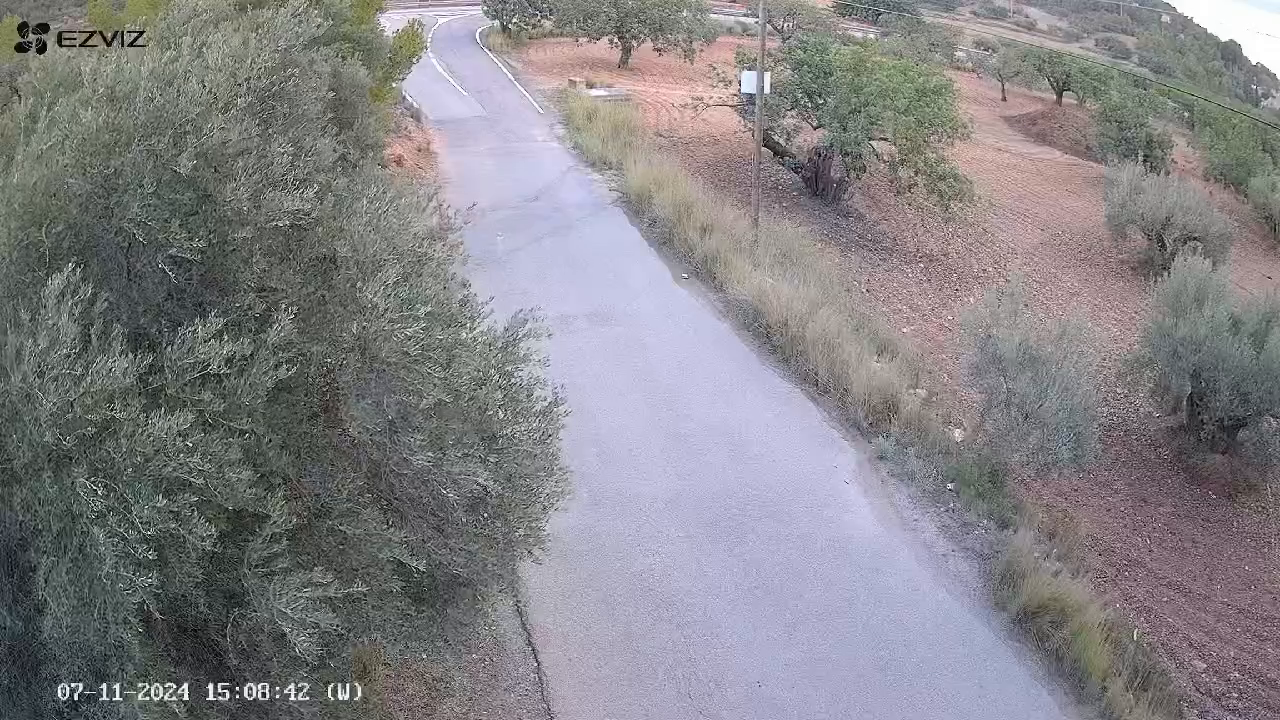
#> input picture frame 12 of pasauncarro.mp4, 1280 x 720 px
$ python areavideo.py
#> lines starting #> are read from the running program, lines starting #| are printed output that depends on the picture; after the words box and inside, x2 and y2 are one past the last pixel; in counts of white or black regions, pixels touching at a corner belong together
import cv2
import numpy as np

cap = cv2.VideoCapture('pasauncarro.mp4')#puedes cambiar por un video que desee pero tienes que ajustar las coordenadas de la linea 33

if not cap.isOpened():
    print("Error: Could not open video.")
    exit()

fgbg = cv2.bgsegm.createBackgroundSubtractorMOG()
kernel = cv2.getStructuringElement(cv2.MORPH_ELLIPSE, (3, 3))

while True:
    ret, frame = cap.read()
#> frame is the input picture: shape (720, 1280, 3); mean B, G, R 134.8, 131.2, 133
    if not ret:
        print("Error: Could not read frame.")
        break

    gray = cv2.cvtColor(frame, cv2.COLOR_BGR2GRAY)
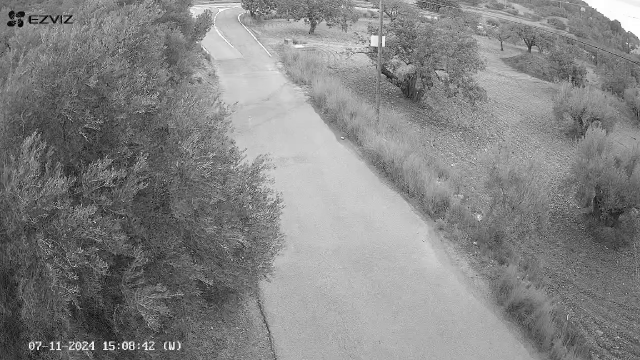
#> gray: shape (720, 1280) (shown at 1/2 size); min 0, max 255, mean 132.1

    # Dibujamos un rectángulo en frame, para señalar el estado
    # del área en análisis (movimiento detectado o no detectado)
    cv2.rectangle(frame, (0, 0), (frame.shape[1], 40), (0, 0, 0), -1)
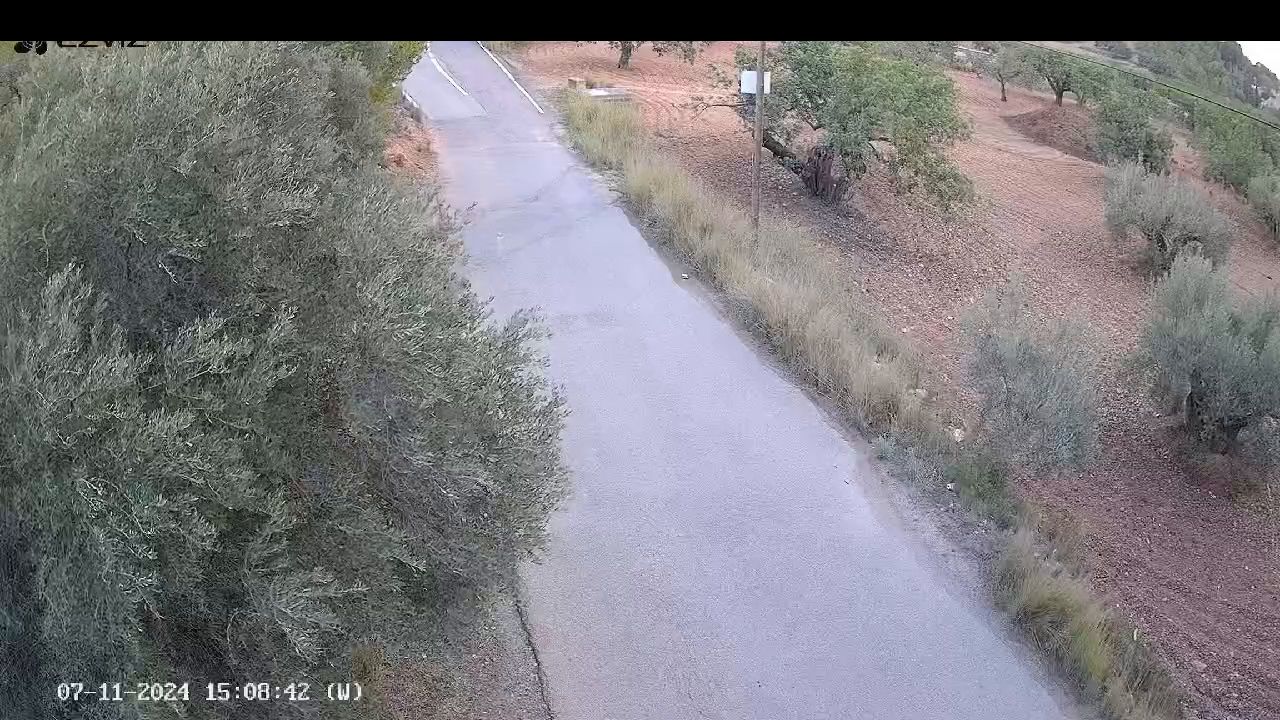
#> frame: shape (720, 1280, 3); 5.69% of pixels changed, all inside (x1, y1, x2, y2) = (0, 0, 1280, 41)
    color = (0, 255, 0)
    texto_estado = "Estado: No se ha detectado movimiento"

    # Especificamos los puntos extremos del área a analizar
    area_pts = np.array([[400, 320], [750, 320], [1200, frame.shape[0]], [500, frame.shape[0]]])

    # Con ayuda de una imagen auxiliar, determinamos el área
    # sobre la cual actuará el detector de movimiento
    imAux = np.zeros(shape=(frame.shape[:2]), dtype=np.uint8)
    imAux = cv2.drawContours(imAux, [area_pts], -1, (255), -1)
    image_area = cv2.bitwise_and(gray, gray, mask=imAux)
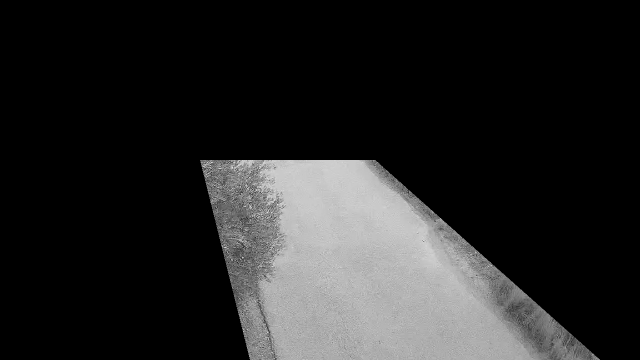
#> image_area: shape (720, 1280) (shown at 1/2 size); min 0, max 255, mean 37.5

    # Obtendremos la imagen binaria donde la región en blanco representa
    # la existencia de movimiento
    fgmask = fgbg.apply(image_area)
#> fgmask: shape (720, 1280); every value is 0
    fgmask = cv2.morphologyEx(fgmask, cv2.MORPH_OPEN, kernel)
    fgmask = cv2.dilate(fgmask, None, iterations=2)

    # Encontramos los contornos presentes en fgmask, para luego basándonos
    # en su área poder determina si existe movimiento
    cnts = cv2.findContours(fgmask, cv2.RETR_EXTERNAL, cv2.CHAIN_APPROX_SIMPLE)[0]
#> cnts = []
    for cnt in cnts:
        if cv2.contourArea(cnt) > 500:
            x, y, w, h = cv2.boundingRect(cnt)
            cv2.rectangle(frame, (x, y), (x + w, y + h), (0, 255, 0), 2)
            texto_estado = "Estado: Alerta Movimiento Detectado!"
            color = (0, 0, 255)
#> this loop made 0 passes

    # Visualizamos el alrededor del área que vamos a analizar
    # y el estado de la detección de movimiento
    cv2.drawContours(frame, [area_pts], -1, color, 2)
    cv2.putText(frame, texto_estado, (10, 30),
                cv2.FONT_HERSHEY_SIMPLEX, 1, color, 2)
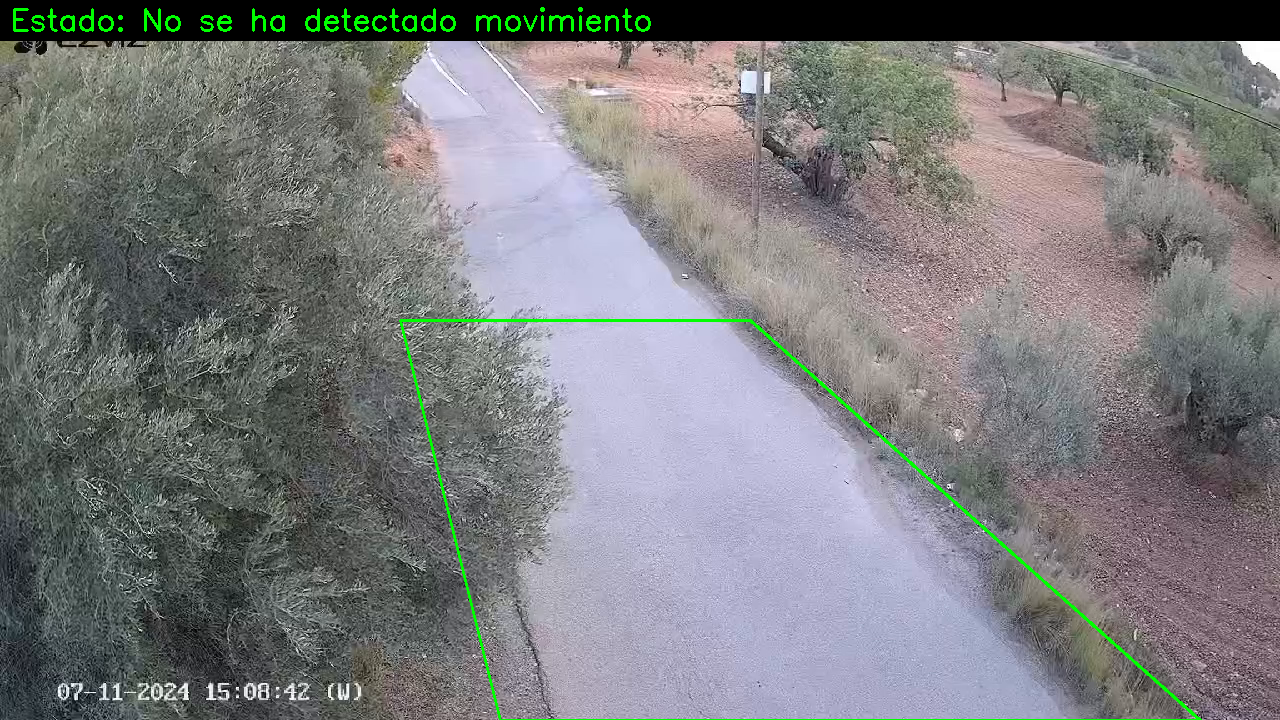
#> frame: shape (720, 1280, 3); mean B, G, R 126, 124.6, 123.9

    cv2.imshow('fgmask', fgmask)
    cv2.imshow("frame", frame)

    k = cv2.waitKey(30) & 0xFF
#> (key Esc is pressed here)
    if k == 27:
        break

cap.release()
cv2.destroyAllWindows()

$ run again, starting later in the video
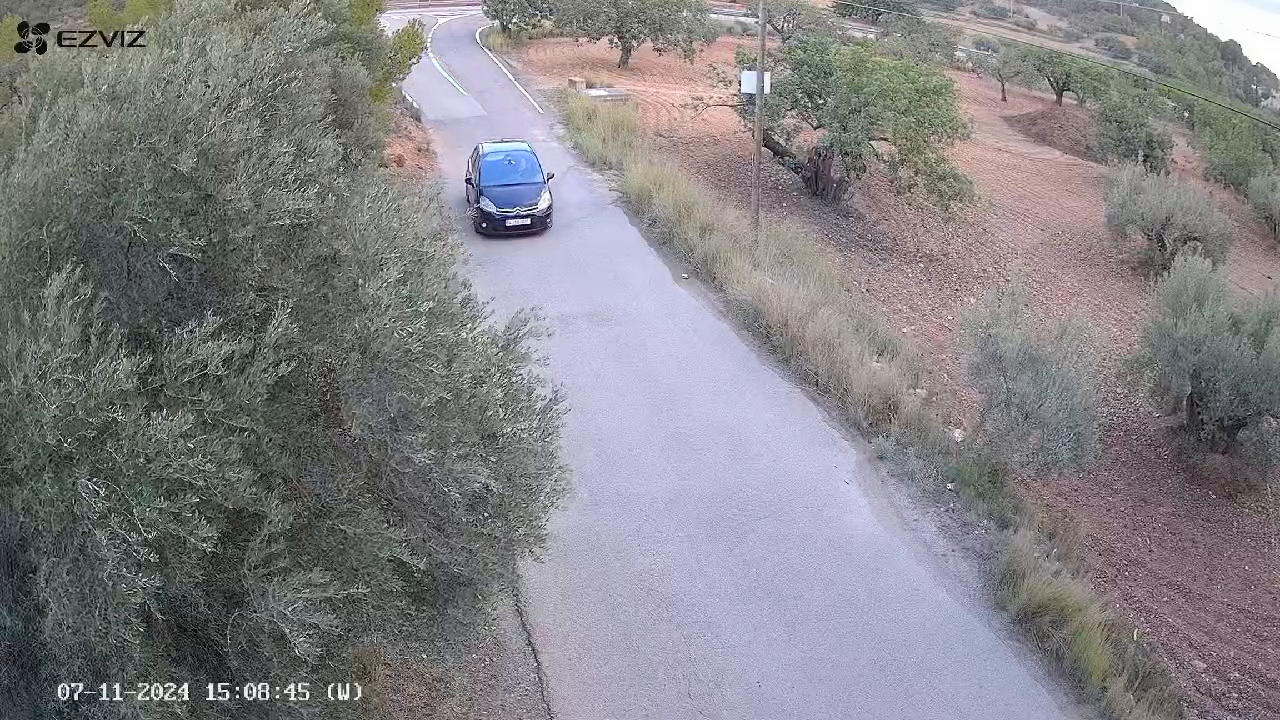
#> input picture frame 54 of pasauncarro.mp4, 1280 x 720 px
#> frame is the input picture: shape (720, 1280, 3); mean B, G, R 134.2, 130.6, 132.1
#> `cv2.rectangle(frame, (0, 0), (frame.shape[1], 40), (0, 0, 0), -1)`:
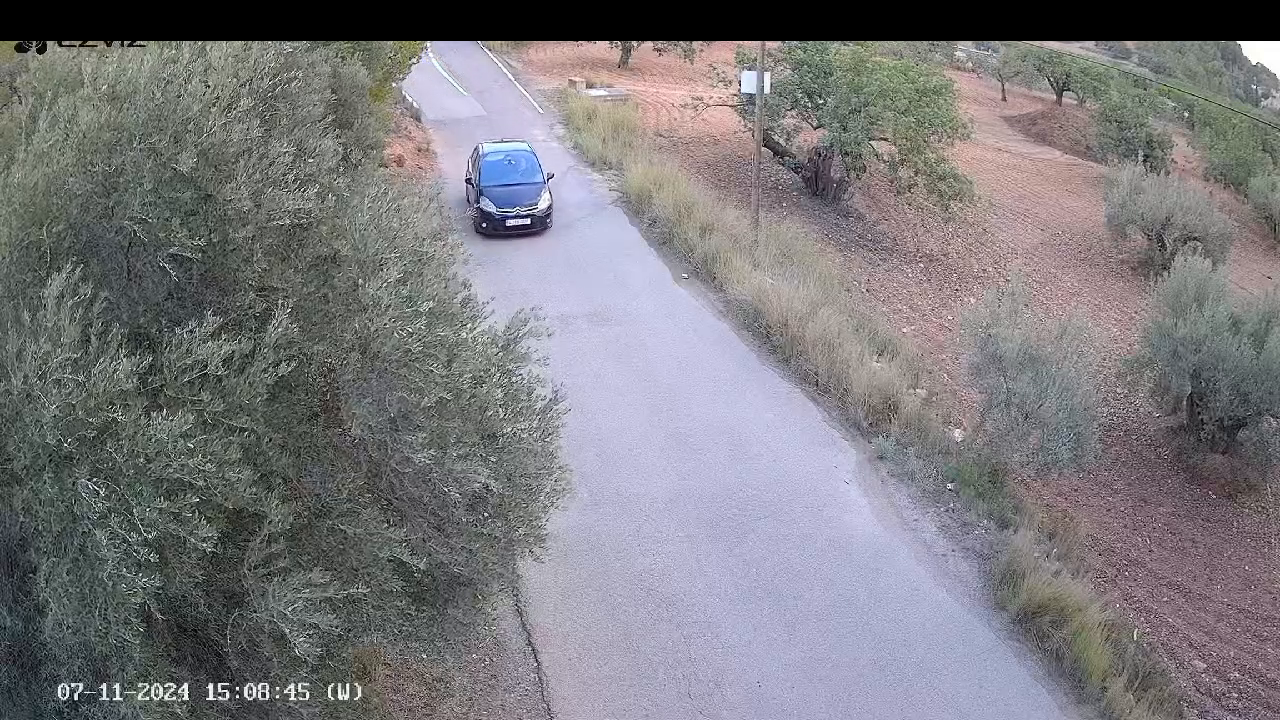
#> frame: shape (720, 1280, 3); 5.69% of pixels changed, all inside (x1, y1, x2, y2) = (0, 0, 1280, 41)
#> fgmask: shape (720, 1280); every value is 0
#> cnts = []
#> `cv2.putText(frame, texto_estado, (10, 30), cv2.FONT_HERSHEY_SIMPLEX, 1..`:
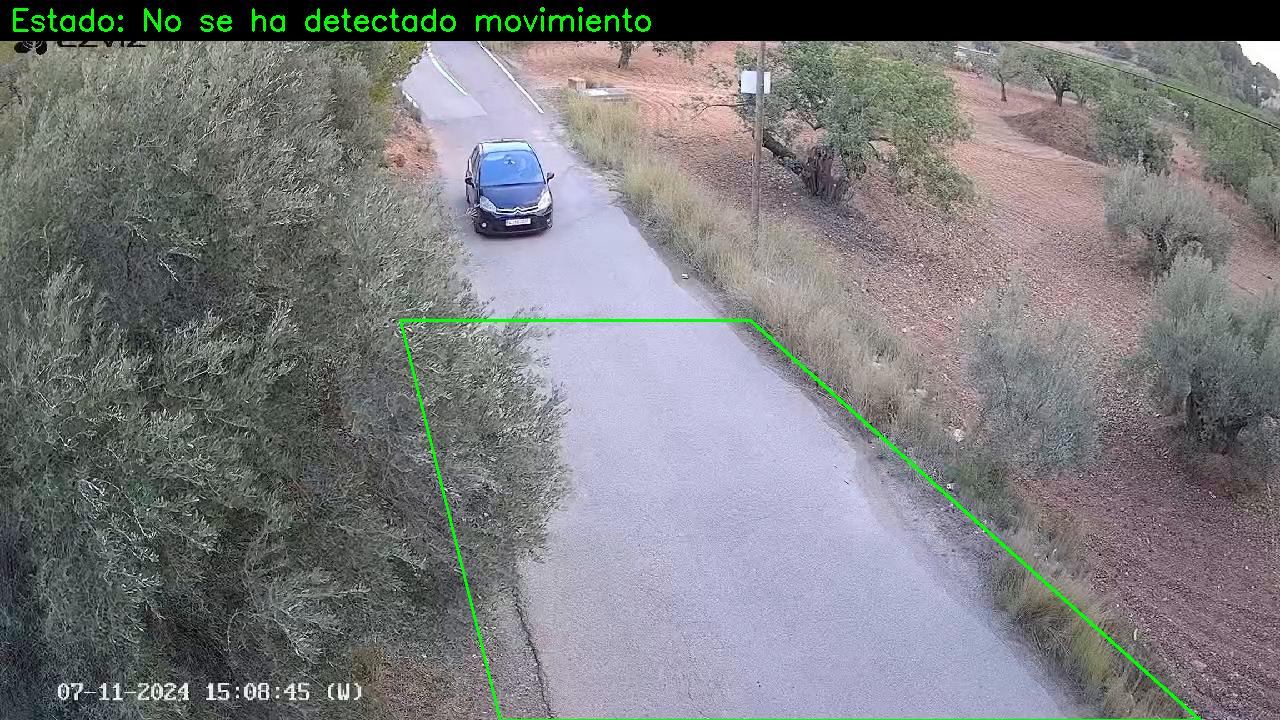
#> frame: shape (720, 1280, 3); mean B, G, R 125.4, 124, 123

$ run again, starting later in the video
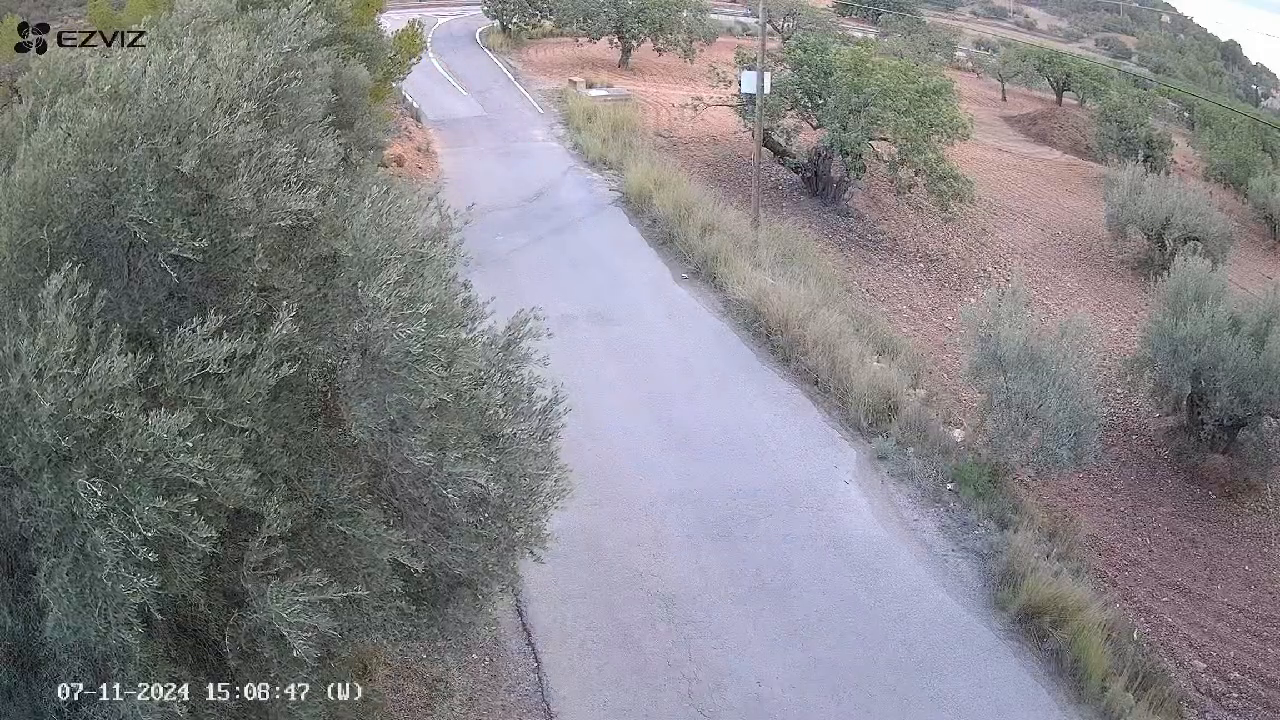
#> input picture frame 96 of pasauncarro.mp4, 1280 x 720 px
#> frame is the input picture: shape (720, 1280, 3); mean B, G, R 134.8, 131.2, 132.6
#> `cv2.rectangle(frame, (0, 0), (frame.shape[1], 40), (0, 0, 0), -1)`:
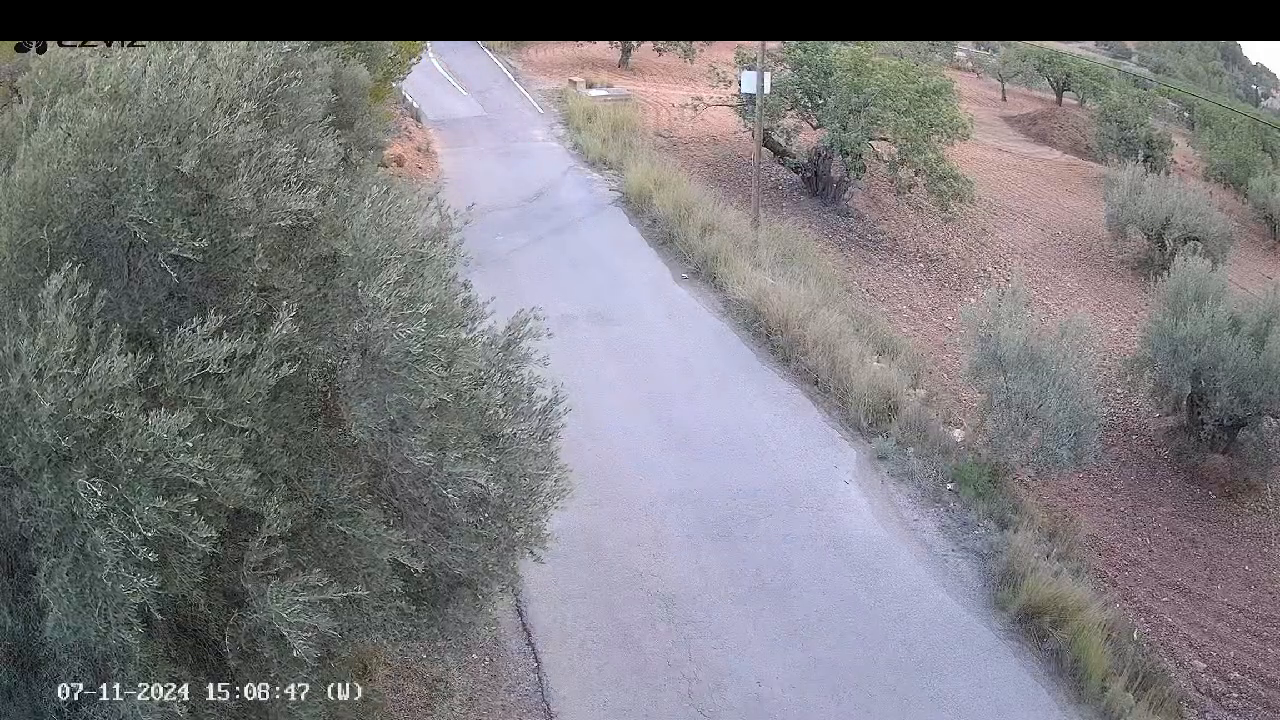
#> frame: shape (720, 1280, 3); 5.69% of pixels changed, all inside (x1, y1, x2, y2) = (0, 0, 1280, 41)
#> fgmask: shape (720, 1280); every value is 0
#> cnts = []
#> `cv2.putText(frame, texto_estado, (10, 30), cv2.FONT_HERSHEY_SIMPLEX, 1..`:
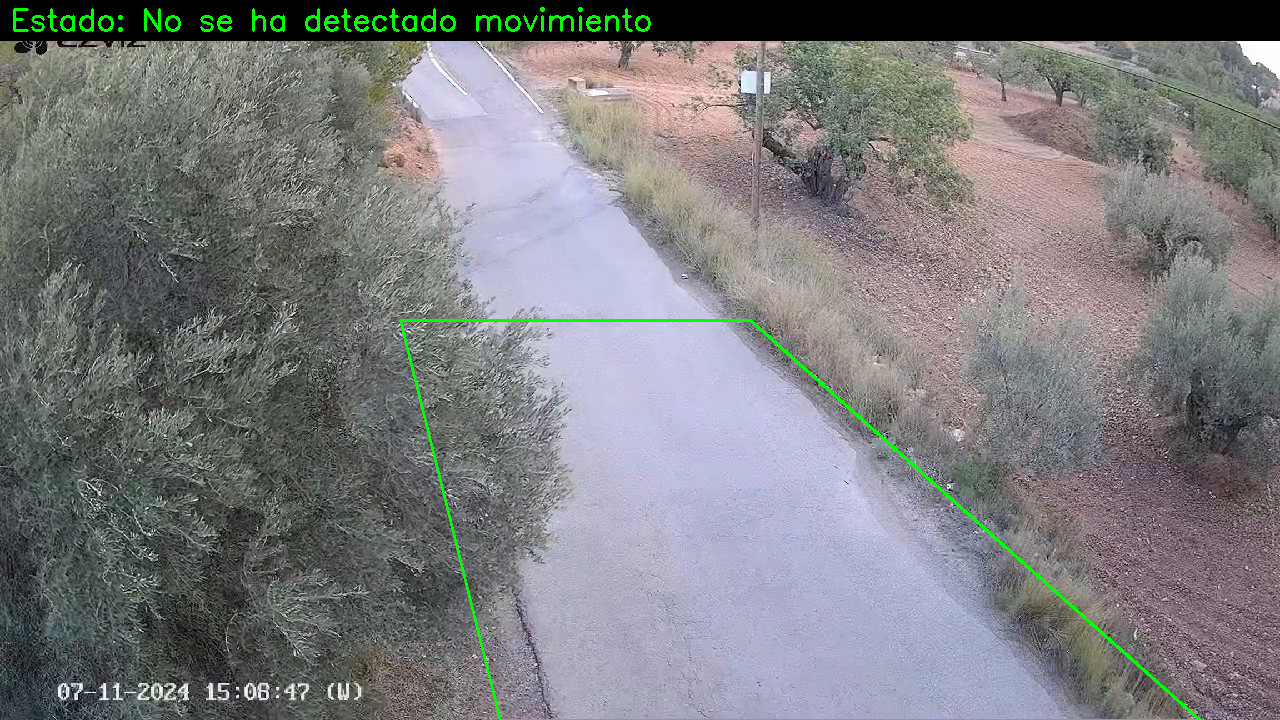
#> frame: shape (720, 1280, 3); mean B, G, R 126, 124.6, 123.5
